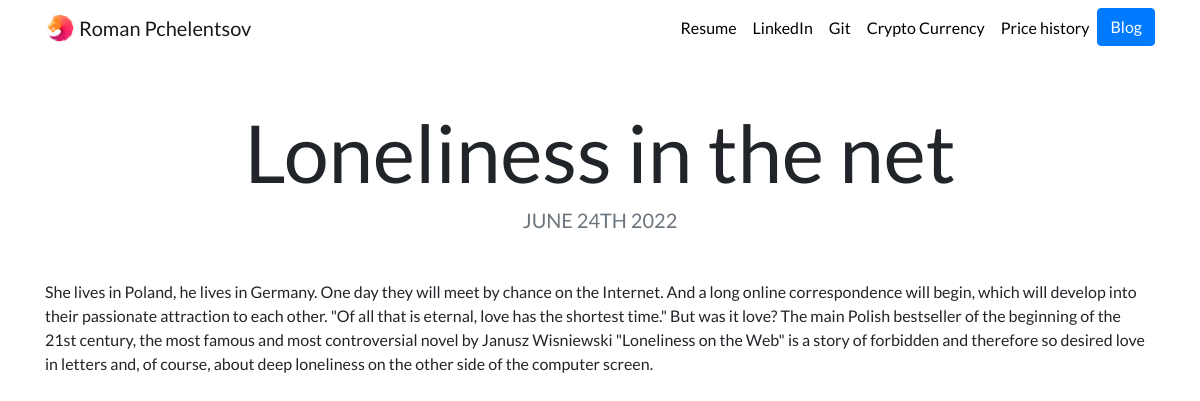
The app's page /blog/2/ with its own data.
### blog/models.py (models this page shows, shortened)
class Article(models.Model):
    title = models.CharField(max_length=80)
    data = models.DateField()
    description = models.TextField()

### blog/views.py (the view)
# urls.py: path('<int:blog_id>/', views.detail, name='detail'),
def detail(request, blog_id):
    blog = get_object_or_404(Article, pk=blog_id)
    return render(request, 'blog/detail.html', {'blog':blog})

### blog/templates/blog/detail.html
{% extends "portfolio/base.html" %}
{% load static %}
{% block content %}
<h1 class="text-center mt-5" id="blogdetailtitle">{{ blog.title }}</h1>
<h5 class="text-center text-muted mb-5">{{ blog.data|date:'F jS Y'|upper }}</h5>
{{ blog.description|safe }}
{% endblock %}

### portfolio/static/portfolio/custom.css (style rules this page uses)
body { font-family: 'Lato', sans-serif; }
@media (min-width: 992px) { #blogdetailtitle { font-size: 5rem; } }

### records on screen
Article: title "Loneliness in the net", data "JUNE 24TH 2022", description "She lives in Poland, he lives in Germany. One day they will meet by chance on the Internet. And a long online correspondence will begin, which will develop into their passionate attraction to each other. \"Of all that is eternal, love has the shortest time.\" But was it love? The main Polish bestseller of the beginning of the 21st century, the most famous and most controversial novel by Janusz Wisniewski \"Loneliness on the Web\" is a story of forbidden and therefore so desired love in letters and, of course, about deep loneliness on the other side of the computer screen."
